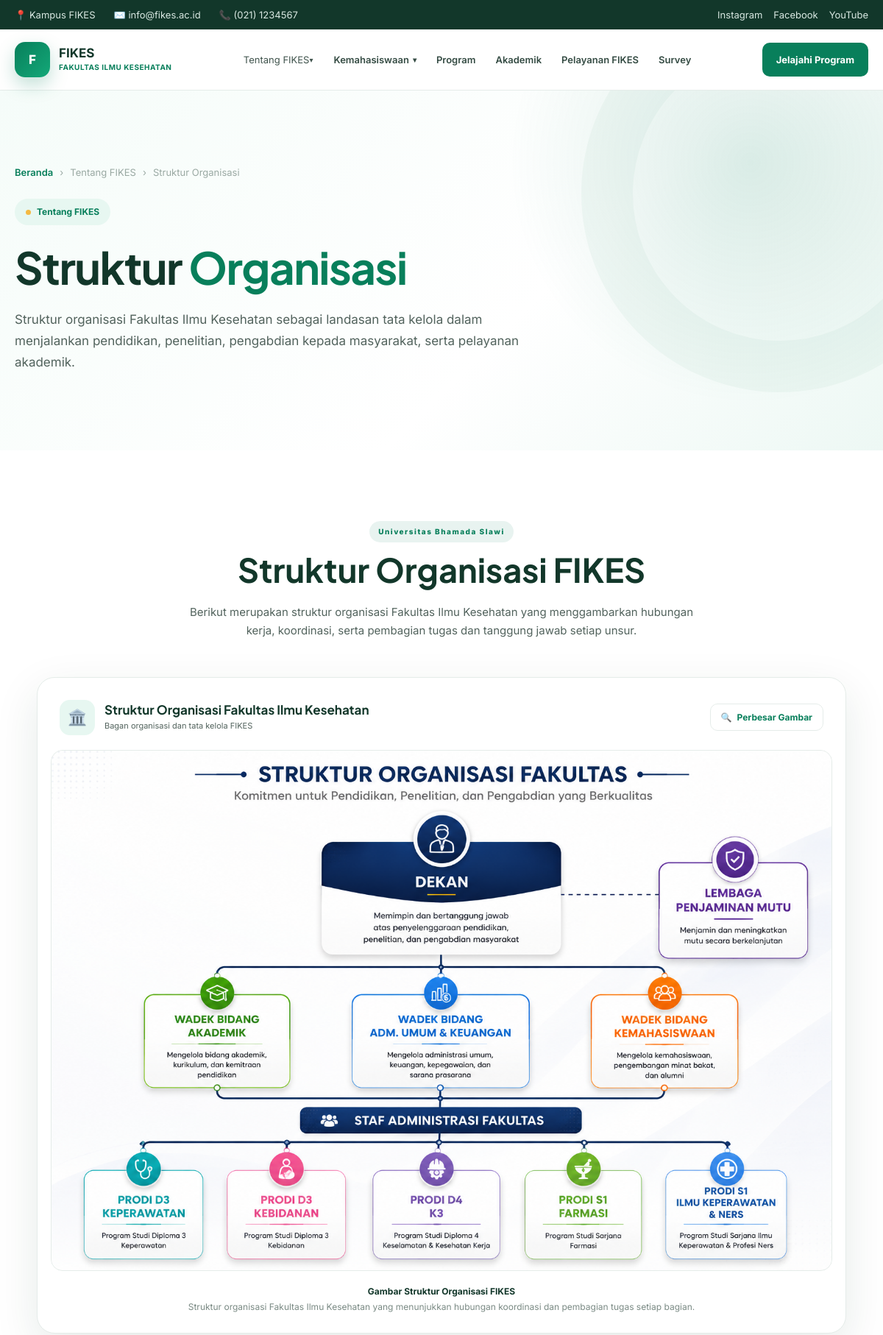
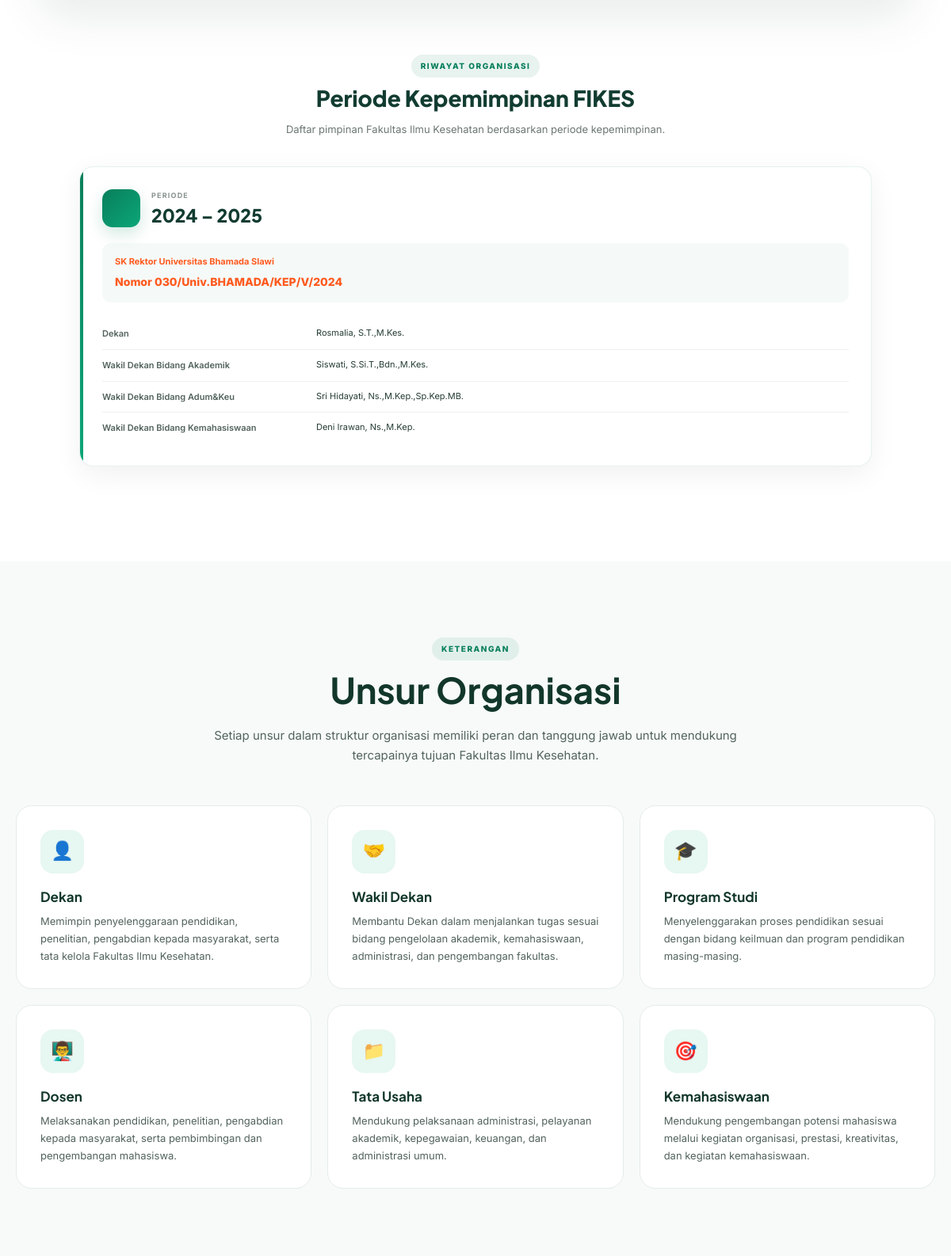
Page /page/tentang-fikes/struktur-organisasi.php (upper part) on the committed database (2 pictures, top to bottom).
### tables this page shows
CREATE TABLE `struktur_organisasi` (
  `id` int(11) NOT NULL,
  `periode` varchar(50) NOT NULL,
  `sk_rektor` varchar(200) NOT NULL,
  `dekan` varchar(200) NOT NULL,
  `wakil_dekan_akademik` varchar(200) NOT NULL,
  `wakil_dekan_adum_keu` varchar(200) NOT NULL,
  `wakil_dekan_kemahasiswaan` varchar(200) NOT NULL,
  `gambar` varchar(255) DEFAULT NULL,
  `created_at` timestamp NOT NULL DEFAULT current_timestamp(),
  `updated_at` timestamp NOT NULL DEFAULT current_timestamp() ON UPDATE current_timestamp()
);

### page/tentang-fikes/struktur-organisasi.php (the view, shortened to what this page needs)
<?php
$host = 'localhost';
$db   = 'fikes';
$user = 'root';
$pass = '';
$charset = 'utf8mb4';
$dsn = "mysql:host=$host;dbname=$db;charset=$charset";
$options = [
  PDO::ATTR_ERRMODE => PDO::ERRMODE_EXCEPTION,
  PDO::ATTR_DEFAULT_FETCH_MODE => PDO::FETCH_ASSOC,
  PDO::ATTR_EMULATE_PREPARES => false,
];
try {
  $pdo = new PDO($dsn, $user, $pass, $options);
} catch (PDOException $e) {
  die('Koneksi database gagal: ' . $e->getMessage());
}
$stmt = $pdo->query("SELECT * FROM struktur_organisasi ORDER BY id DESC LIMIT 1");
$data = $stmt->fetch(PDO::FETCH_ASSOC);
function h($text)
{
  return htmlspecialchars($text ?? '', ENT_QUOTES, 'UTF-8');
}
$gambar = 'struktur-organisasi.png';
if (!empty($data['gambar'])) {
  $file = __DIR__ . '/../../admin/uploads/struktur/' . basename($data['gambar']);
  if (file_exists($file)) {
    $gambar = '../../admin/uploads/struktur/' . basename($data['gambar']);
  }
}
?>
<!doctype html>
<html lang="id">
  <head>
    <link rel="stylesheet" href="../assets/css/struktur-organisasi.css" />
  </head>
  <body>
    <?php require_once __DIR__ . '/../menu/topbar.php'; ?>
    <?php require_once __DIR__ . '/../menu/navbar.php'; ?>
    <section class="page-hero">
      <div class="container">
        <div class="hero-content">
          <div class="breadcrumb">
            <a href="index.html"> Beranda </a>
            <span>›</span>
            <span> Tentang FIKES </span>
            <span>›</span>
            <span> Struktur Organisasi </span>
          </div>
          <div class="hero-label">
            <span></span>
            Tentang FIKES
          </div>
          <h1>
            Struktur
            <span>Organisasi</span>
          </h1>
          <p>
            Struktur organisasi Fakultas Ilmu Kesehatan sebagai landasan tata
            kelola dalam menjalankan pendidikan, penelitian, pengabdian kepada
            masyarakat, serta pelayanan akademik.
          </p>
        </div>
      </div>
    </section>
    <section class="section organization-section">
      <div class="container">
        <div class="section-header">
          <span class="section-label"> Universitas Bhamada Slawi </span>
          <h2 class="section-title">Struktur Organisasi FIKES</h2>
          <p class="section-description">
            Berikut merupakan struktur organisasi Fakultas Ilmu Kesehatan yang
            menggambarkan hubungan kerja, koordinasi, serta pembagian tugas dan
            tanggung jawab setiap unsur.
          </p>
        </div>
        <div class="organization-wrapper">
          <div class="organization-card">
            <div class="organization-card-header">
              <div class="organization-card-header-left">
                <div class="organization-card-icon">🏛️</div>
                <div>
                  <h3>Struktur Organisasi Fakultas Ilmu Kesehatan</h3>
                  <p>Bagan organisasi dan tata kelola FIKES</p>
                </div>
              </div>
              <button class="zoom-btn" id="zoomButton">
                🔍
                <span> Perbesar Gambar </span>
              </button>
            </div>
            <div class="organization-image-container" id="organizationImageContainer">
              <img src="<?= h($gambar) ?>" alt="Struktur Organisasi Fakultas Ilmu Kesehatan"
                alt="Struktur Organisasi Fakultas Ilmu Kesehatan" class="organization-image" id="organizationImage" />
            </div>
            <div class="image-caption">
              <strong> Gambar Struktur Organisasi FIKES </strong>
              <br />
              Struktur organisasi Fakultas Ilmu Kesehatan yang menunjukkan
              hubungan koordinasi dan pembagian tugas setiap bagian.
            </div>
          </div>
        </div>
        <div class="riwayat-organisasi">
          <div class="section-heading">
            <span class="section-label"> RIWAYAT ORGANISASI </span>
            <h2>Periode Kepemimpinan FIKES</h2>
            <p>
              Daftar pimpinan Fakultas Ilmu Kesehatan berdasarkan periode
              kepemimpinan.
            </p>
          </div>
          <div class="periode-card">
            <div class="periode-header">
              <div class="periode-icon">
              </div>
              <div>
                <span class="periode-label"> PERIODE </span>
                <h3>2024 – 2025</h3>
              </div>
            </div>
            <div class="sk-info">
              <span> SK Rektor Universitas Bhamada Slawi </span>
              <strong> <?= h($data['sk_rektor']) ?></strong>
            </div>
            <div class="jabatan-list">
              <div class="jabatan-row">
                <span class="jabatan"> Dekan </span>
                <span class="nama"> <?= h($data['dekan']) ?></span>
              </div>
              <div class="jabatan-row">
                <span class="jabatan"> Wakil Dekan Bidang Akademik </span>
                <span class="nama"> <?= h($data['wakil_dekan_akademik']) ?></span>
              </div>
              <div class="jabatan-row">
                <span class="jabatan"> Wakil Dekan Bidang Adum&Keu </span>
                <span class="nama"> <?= h($data['wakil_dekan_adum_keu']) ?></span>
              </div>
              <div class="jabatan-row">
                <span class="jabatan"> Wakil Dekan Bidang Kemahasiswaan </span>
                <span class="nama"> <?= h($data['wakil_dekan_kemahasiswaan']) ?></span>
              </div>
            </div>
          </div>
        </div>
      </div>
    </section>
    <section class="section information-section">
      <div class="container">
        <div class="section-header">
          <span class="section-label"> KETERANGAN </span>
          <h2 class="section-title">Unsur Organisasi</h2>
          <p class="section-description">
            Setiap unsur dalam struktur organisasi memiliki peran dan tanggung
            jawab untuk mendukung tercapainya tujuan Fakultas Ilmu Kesehatan.
          </p>
        </div>
        <div class="information-grid">
          <div class="information-card">
            <div class="information-icon">👤</div>
            <h3>Dekan</h3>
            <p>
              Memimpin penyelenggaraan pendidikan, penelitian, pengabdian kepada
              masyarakat, serta tata kelola Fakultas Ilmu Kesehatan.
            </p>
          </div>
          <div class="information-card">
            <div class="information-icon">🤝</div>
            <h3>Wakil Dekan</h3>
            <p>
              Membantu Dekan dalam menjalankan tugas sesuai bidang pengelolaan
              akademik, kemahasiswaan, administrasi, dan pengembangan fakultas.
            </p>
          </div>
          <div class="information-card">
            <div class="information-icon">🎓</div>
            <h3>Program Studi</h3>
            <p>
              Menyelenggarakan proses pendidikan sesuai dengan bidang keilmuan
              dan program pendidikan masing-masing.
            </p>
          </div>
          <div class="information-card">
            <div class="information-icon">👨‍🏫</div>
            <h3>Dosen</h3>
            <p>
              Melaksanakan pendidikan, penelitian, pengabdian kepada masyarakat,
              serta pembimbingan dan pengembangan mahasiswa.
            </p>
          </div>
          <div class="information-card">
            <div class="information-icon">📁</div>
            <h3>Tata Usaha</h3>
            <p>
              Mendukung pelaksanaan administrasi, pelayanan akademik,
              kepegawaian, keuangan, dan administrasi umum.
            </p>
          </div>
          <div class="information-card">
            <div class="information-icon">🎯</div>
            <h3>Kemahasiswaan</h3>
            <p>
              Mendukung pengembangan potensi mahasiswa melalui kegiatan
              organisasi, prestasi, kreativitas, dan kegiatan kemahasiswaan.
            </p>
          </div>
        </div>
      </div>
    </section>
  </body>
</html>

### rows in the picture
struktur_organisasi: gambar (picture), sk_rektor "Nomor 030/Univ.BHAMADA/KEP/V/2024", dekan "Rosmalia, S.T.,M.Kes.", wakil_dekan_akademik "Siswati, S.Si.T.,Bdn.,M.Kes.", wakil_dekan_adum_keu "Sri Hidayati, Ns.,M.Kep.,Sp.Kep.MB.", wakil_dekan_kemahasiswaan "Deni Irawan, Ns.,M.Kep."
